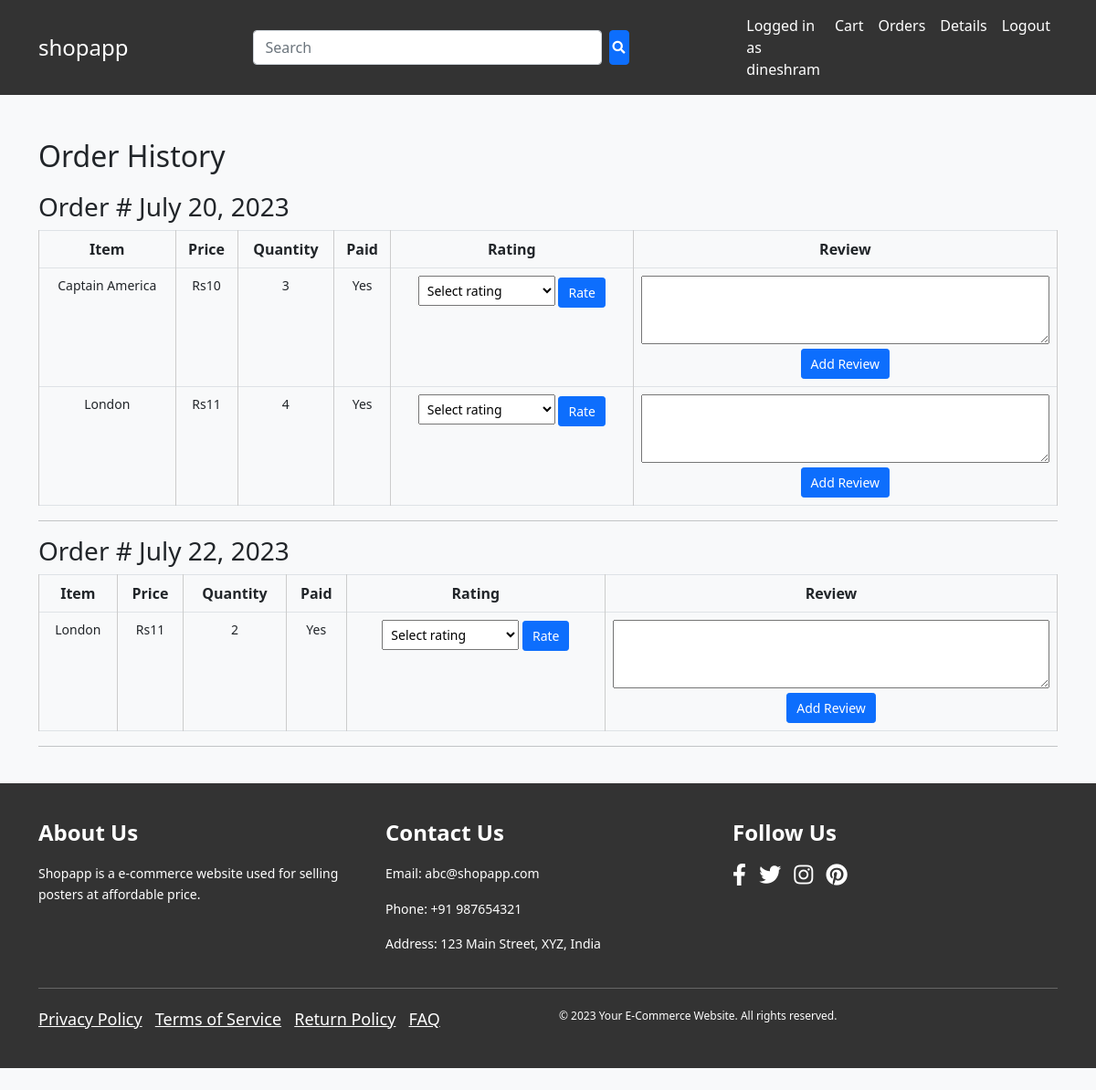
/order/ (signed in), run on the app's committed database.
### shopping/models.py (models this page shows, shortened)
class Base(models.Model):
    unique_id = models.UUIDField(default=uuid.uuid4, editable=False, primary_key=True)
    create_date = models.DateField(auto_now_add= True)
    update_date = models.DateField(auto_now_add= True)
    class Meta:
        abstract = True

class cart(Base):
    user = models.ForeignKey(User, null = True, on_delete= models.SET_NULL, related_name='cart')
    is_paid = models.BooleanField(default = False)
    instamojo_id = models.CharField(max_length=1000, null= True)

class cart_item(Base):
    cart = models.ForeignKey(cart, on_delete = models.CASCADE, related_name = 'cart_items')
    item = models.ForeignKey(item, on_delete= models.CASCADE)
    quantity = models.IntegerField(default=0)

class item(Base):
    type = models.ForeignKey(item_category, on_delete= models.CASCADE, related_name= 'category')
    item_name = models.CharField(max_length= 1000, unique=  True)
    price = models.IntegerField(default= 0)
    image = models.ImageField(upload_to='item')
    ratings = models.OneToOneField('rating', on_delete=models.SET_NULL, null=True, blank=True)

### shopping/views.py (the view)
# urls.py: path("order/", views.orde, name = "order"),
@login_required
def orde(request):
    cart_obj= cart.objects.filter(is_paid = True, user = request.user)
    context = {
        'orders': cart_obj,
    }
    return render(request, 'order.html', context)

### template/order.html (shortened to what this page needs)
{% extends 'base.html' %}
{% block content %}
  <h2>Order History</h2>
  {% if orders %}
  {% for order in orders %}
      <h3>Order # {{order.create_date}}</h3>
      <table class="table table-bordered">
        <thead>
          <tr>
            <th>Item</th>
            <th>Price</th>
            <th>Quantity</th>
            <th>Paid</th>
            <th>Rating</th>
            <th>Review</th>
          </tr>
        </thead>
        <tbody>
          {% for order_item in order.cart_items.all %}
            <tr>
              <td>{{ order_item.item.item_name }}</td>
              <td>Rs{{ order_item.item.price }}</td>
              <td>{{ order_item.quantity }}</td>
              <td>Yes</td>
              <td>
                <form method="post" action="{% url 'rate_item' order_item.item.unique_id %}">
                  <select name="rate">
                    <option value="" selected disabled>Select rating</option>
                  </select>
                  <button type="submit" class="btn btn-primary btn-sm">Rate</button>
                </form>
              </td>
              <td>
                <form method="post" action="{% url 'add_review_item' order_item.item.unique_id %}">
                  <textarea name="comment" cols="30" rows="3"></textarea>
                  <button type="submit" class="btn btn-primary btn-sm">Add Review</button>
                </form>
              </td>
            </tr>
          {% endfor %}
        </tbody>
      </table>
      <hr>
    {% endfor %}
  {% else %}
    <p>No order history available.</p>
  {% endif %}
{% endblock %}

### template/base.html (shortened to what this page needs)
<!doctype html>
<html lang="en">
<head>
  <link rel="stylesheet" href="https://cdnjs.cloudflare.com/ajax/libs/font-awesome/5.15.3/css/all.min.css">
  <link rel="stylesheet" href="https://cdnjs.cloudflare.com/ajax/libs/bootstrap/5.0.2/css/bootstrap.min.css">
  <link rel="stylesheet" href="https://cdnjs.cloudflare.com/ajax/libs/font-awesome/5.15.4/css/all.min.css" />
</head>
<body>
  <nav class="navbar navbar-expand-lg" style="background-color: #333; color: #fff;">
    <div class="container">
        <a class="navbar-brand mr-auto" href="{% url 'home' %}" style="font-size: 1.5rem; color: #fff;">shopapp</a>
        <div class="container">
    <div class="row">
        <div class="col-md-8 offset-md-2 mb-4">
          <br>
          <form action="{% url 'search_items' %}" method="get" class="d-flex">
            <input type="text" name="q" class="form-control me-2" placeholder="Search" aria-label="Search">
            <button type="submit" class="btn btn-primary" style="position: relative;">
              <i class="fas fa-search" style="position: absolute; top: 50%; left: 50%; transform: translate(-50%, -50%);"></i>
            </button>
          </form>
        </div>
    </div>
</div>
        <div class="collapse navbar-collapse" id="navbarNav">
            <ul class="navbar-nav ml-auto">
                {% if user.is_authenticated %}
                <li class="nav-item">
                    <a class="nav-link" href="#" style="color: #fff;">Logged in as {{ user.username }}</a>
                </li>
                <li class="nav-item">
                    <a class="nav-link" href="{% url 'cart' %}" style="color: #fff;">Cart</a>
                </li>
                <li class="nav-item">
                    <a class="nav-link" href="{% url 'order' %}" style="color: #fff;">Orders</a>
                </li>
                <li class="nav-item">
                    <a class="nav-link" href="{% url 'details' %}" style="color: #fff;">Details</a>
                </li>
                <li class="nav-item">
                  <a class="nav-link" href="{% url 'logout' %}" style="color: #fff;">Logout</a>
              </li>
                {% else %}
                <li class="nav-item">
                    <a class="nav-link" href="{% url 'login' %}" style="color: #fff;">Login</a>
                </li>
                {% endif %}
            </ul>
        </div>
    </div>
</nav>
  <div class="container mt-5">
    {% block content %}
    {% endblock %}
  </div>
  <footer class="bg-light py-4">
    <footer class="footer">
        <div class="container">
          <div class="row">
            <div class="col-md-4">
              <h4>About Us</h4>
              <p> Shopapp is a e-commerce website used for selling posters at affordable price.</p>
            </div>
            <div class="col-md-4">
              <h4>Contact Us</h4>
              <p>Email: abc@shopapp.com</p>
              <p>Phone: +91 987654321</p>
              <p>Address: 123 Main Street, XYZ, India</p>
            </div>
            <div class="col-md-4">
              <h4>Follow Us</h4>
              <ul class="list-inline">
                <li class="list-inline-item"><a href="#"><i class="fab fa-facebook-f"></i></a></li>
                <li class="list-inline-item"><a href="#"><i class="fab fa-twitter"></i></a></li>
                <li class="list-inline-item"><a href="#"><i class="fab fa-instagram"></i></a></li>
                <li class="list-inline-item"><a href="#"><i class="fab fa-pinterest"></i></a></li>
              </ul>
            </div>
          </div>
          <hr>
          <div class="row">
            <div class="col-md-6">
              <ul class="list-inline">
                <li class="list-inline-item"><a href="#">Privacy Policy</a></li>
                <li class="list-inline-item"><a href="#">Terms of Service</a></li>
                <li class="list-inline-item"><a href="#">Return Policy</a></li>
                <li class="list-inline-item"><a href="#">FAQ</a></li>
              </ul>
            </div>
            <div class="col-md-6">
              <p class="text-right">© 2023 Your E-Commerce Website. All rights reserved.</p>
            </div>
          </div>
        </div>
      </footer>
</body>
</html>

### template/base.html (style rules this page uses)
body { background-color: #f8f9fa; }
.footer { background-color: #333; color: #fff; padding: 40px 0; }
.footer h4 { color: #fff; font-weight: bold; margin-bottom: 20px; }
.footer p { font-size: 14px; line-height: 1.6; }
.footer ul.list-inline { margin: 0; padding: 0; list-style: none; }
.footer ul.list-inline li { display: inline-block; margin-right: 10px; }
.footer ul.list-inline li a { color: #fff; font-size: 18px; transition: color 0.3s ease; }
.footer hr { border-color: #555; margin: 20px 0; }
.footer ul.list-inline li a i { font-size: 24px; }
.footer p.text-right { font-size: 12px; margin-bottom: 0; }

### template/order.html (style rules this page uses)
h2 { margin-bottom: 20px; }
table { width: 100%; border-collapse: collapse; margin-bottom: 30px; }
th, td { padding: 10px; text-align: center; border: 1px solid #ccc; }
th { background-color: #f2f2f2; }
td { font-size: 14px; }
select { padding: 5px; }
.btn { padding: 5px 10px; font-size: 14px; }
textarea { resize: vertical; width: 100%; padding: 5px; }

### data on the page
cart: create_date "July 20, 2023"
cart_item: item.item_name "Captain America", item.price "10", quantity "3"
cart_item: item.item_name "London", item.price "11", quantity "4"
cart: create_date "July 22, 2023"
cart_item: item.item_name "London", item.price "11", quantity "2"

### other printed values
{{ user.username }} "dineshram"
